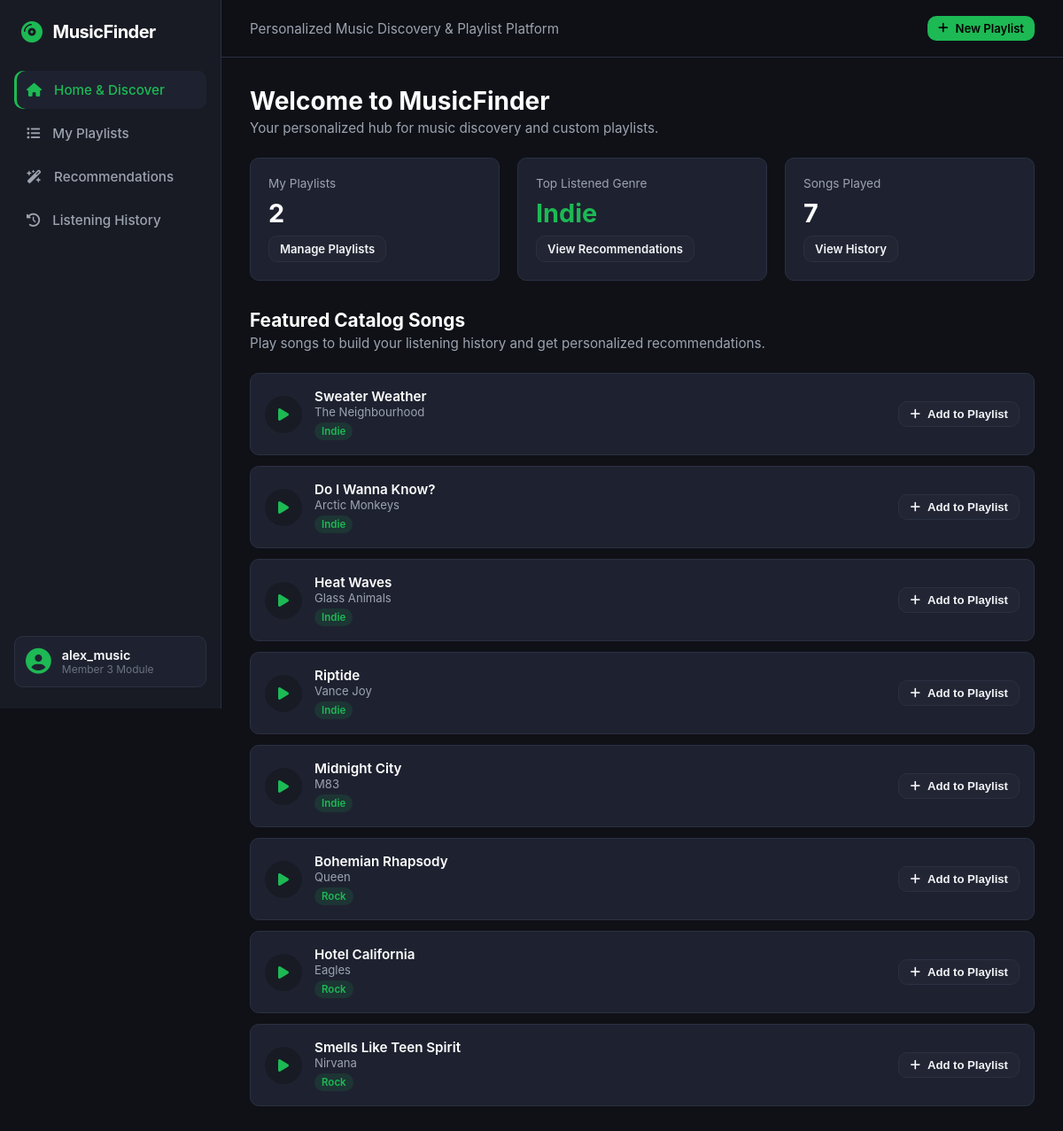
The page / on the database its author committed.
### tables this page shows
CREATE TABLE songs (
    id INT AUTO_INCREMENT PRIMARY KEY,
    title VARCHAR(150) NOT NULL,
    artist VARCHAR(100) NOT NULL,
    genre VARCHAR(50) NOT NULL,
    youtube_url VARCHAR(255) DEFAULT NULL,
    created_at TIMESTAMP DEFAULT CURRENT_TIMESTAMP
);

### includes/session_helper.php (called while the page is built, shortened)
<?php
function getCurrentUserId() {
    return (int)$_SESSION['user_id'];
}
function getCurrentUsername() {
    return $_SESSION['username'] ?? 'User';
}
?>

### index.php (the view)
<?php
require_once __DIR__ . '/config/db.php';
require_once __DIR__ . '/includes/session_helper.php';
$user_id = getCurrentUserId();
$playlist_count = 0;
$res = $conn->query("SELECT COUNT(*) AS c FROM playlists WHERE user_id = $user_id");
if ($res && $row = $res->fetch_assoc()) {
    $playlist_count = $row['c'];
}
$history_count = 0;
$res = $conn->query("SELECT COUNT(*) AS c FROM listening_history WHERE user_id = $user_id");
if ($res && $row = $res->fetch_assoc()) {
    $history_count = $row['c'];
}
$top_genre = 'None';
$res = $conn->query("SELECT s.genre, COUNT(lh.id) AS cnt
                     FROM listening_history lh
                     JOIN songs s ON lh.song_id = s.id
                     WHERE lh.user_id = $user_id
                     GROUP BY s.genre
                     ORDER BY cnt DESC LIMIT 1");
if ($res && $row = $res->fetch_assoc()) {
    $top_genre = $row['genre'];
}
$songs = [];
$res = $conn->query("SELECT * FROM songs ORDER BY id ASC LIMIT 8");
if ($res) {
    while ($row = $res->fetch_assoc()) {
        $songs[] = $row;
    }
}
require_once __DIR__ . '/includes/header.php';
?>
<div class="page-header">
    <div>
        <h1 class="page-title">Welcome to MusicFinder</h1>
        <p class="page-subtitle">Your personalized hub for music discovery and custom playlists.</p>
    </div>
</div>
<div class="grid-cards" style="grid-template-columns: repeat(auto-fit, minmax(200px, 1fr)); margin-bottom: 32px;">
    <div class="card">
        <span style="font-size: 0.85rem; color: #9ca3af;">My Playlists</span>
        <h2 style="font-size: 1.8rem; margin: 8px 0; color: #fff;"><?= $playlist_count ?></h2>
        <a href="playlists.php" class="btn btn-secondary btn-sm" style="width: fit-content;">Manage Playlists</a>
    </div>
    <div class="card">
        <span style="font-size: 0.85rem; color: #9ca3af;">Top Listened Genre</span>
        <h2 style="font-size: 1.8rem; margin: 8px 0; color: #1db954;"><?= htmlspecialchars($top_genre) ?></h2>
        <a href="recommendations.php" class="btn btn-secondary btn-sm" style="width: fit-content;">View Recommendations</a>
    </div>
    <div class="card">
        <span style="font-size: 0.85rem; color: #9ca3af;">Songs Played</span>
        <h2 style="font-size: 1.8rem; margin: 8px 0; color: #fff;"><?= $history_count ?></h2>
        <a href="history.php" class="btn btn-secondary btn-sm" style="width: fit-content;">View History</a>
    </div>
</div>
<div class="page-header">
    <div>
        <h2 style="font-size: 1.3rem; color: #fff;">Featured Catalog Songs</h2>
        <p class="page-subtitle">Play songs to build your listening history and get personalized recommendations.</p>
    </div>
</div>
<div style="display: flex; flex-direction: column; gap: 12px;">
    <?php foreach ($songs as $song): ?>
        <div class="song-card">
            <div class="song-info">
                <div class="song-play-icon" onclick="playSong(<?= $song['id'] ?>, '<?= addslashes(htmlspecialchars($song['title'])) ?>', '<?= addslashes(htmlspecialchars($song['artist'])) ?>', '<?= htmlspecialchars($song['youtube_url']) ?>')">
                    <i class="fa-solid fa-play"></i>
                </div>
                <div class="song-details">
                    <span class="song-title"><?= htmlspecialchars($song['title']) ?></span>
                    <span class="song-artist"><?= htmlspecialchars($song['artist']) ?></span>
                    <span class="genre-tag"><?= htmlspecialchars($song['genre']) ?></span>
                </div>
            </div>
            <div class="song-actions">
                <button class="btn btn-secondary btn-sm" onclick="openAddToPlaylistModal(<?= $song['id'] ?>, '<?= addslashes(htmlspecialchars($song['title'])) ?>')">
                    <i class="fa-solid fa-plus"></i> Add to Playlist
                </button>
            </div>
        </div>
    <?php endforeach; ?>
</div>
<?php require_once __DIR__ . '/includes/footer.php'; ?>

### includes/header.php (shortened to what this page needs)
<?php
require_once __DIR__ . '/session_helper.php';
$current_user = getCurrentUsername();
$current_page = basename($_SERVER['PHP_SELF']);
?>
<!DOCTYPE html>
<html lang="en">
<head>
    <link rel="stylesheet" href="assets/css/style.css">
    <link rel="stylesheet" href="https://cdnjs.cloudflare.com/ajax/libs/font-awesome/6.4.0/css/all.min.css">
</head>
<body>
    <div class="app-layout">
        <aside class="sidebar">
            <div class="brand">
                <i class="fa-solid fa-compact-disc brand-icon"></i>
                <span>MusicFinder</span>
            </div>
            <nav class="nav-menu">
                <a href="index.php" class="nav-item <?= $current_page == 'index.php' ? 'active' : '' ?>">
                    <i class="fa-solid fa-house"></i>
                    <span>Home & Discover</span>
                </a>
                <a href="playlists.php" class="nav-item <?= in_array($current_page, ['playlists.php', 'playlist_view.php']) ? 'active' : '' ?>">
                    <i class="fa-solid fa-list-ul"></i>
                    <span>My Playlists</span>
                </a>
                <a href="recommendations.php" class="nav-item <?= $current_page == 'recommendations.php' ? 'active' : '' ?>">
                    <i class="fa-solid fa-wand-magic-sparkles"></i>
                    <span>Recommendations</span>
                </a>
                <a href="history.php" class="nav-item <?= $current_page == 'history.php' ? 'active' : '' ?>">
                    <i class="fa-solid fa-clock-rotate-left"></i>
                    <span>Listening History</span>
                </a>
            </nav>
            <div class="user-pill">
                <i class="fa-solid fa-circle-user"></i>
                <div class="user-info">
                    <span class="user-name"><?= htmlspecialchars($current_user) ?></span>
                    <span class="user-role">Member 3 Module</span>
                </div>
            </div>
        </aside>
        <main class="main-content">
            <header class="top-nav">
                <div class="top-nav-left">
                    <span class="page-greeting">Personalized Music Discovery & Playlist Platform</span>
                </div>
                <div class="top-nav-right">
                    <a href="playlists.php" class="btn btn-primary btn-sm">
                        <i class="fa-solid fa-plus"></i> New Playlist
                    </a>
                </div>
            </header>
            <div class="page-body">

### includes/footer.php (shortened to what this page needs)
            </div>
        </main>
    </div>
</body>
</html>

### rows shown on the page
songs: title "Sweater Weather", artist "The Neighbourhood", genre "Indie"
songs: title "Do I Wanna Know?", artist "Arctic Monkeys", genre "Indie"
songs: title "Heat Waves", artist "Glass Animals", genre "Indie"
songs: title "Riptide", artist "Vance Joy", genre "Indie"
songs: title "Midnight City", artist "M83", genre "Indie"
songs: title "Bohemian Rhapsody", artist "Queen", genre "Rock"
songs: title "Hotel California", artist "Eagles", genre "Rock"
songs: title "Smells Like Teen Spirit", artist "Nirvana", genre "Rock"

### other values the page prints
$current_user "alex_music"
$playlist_count "2"
$top_genre "Indie"
$history_count "7"
